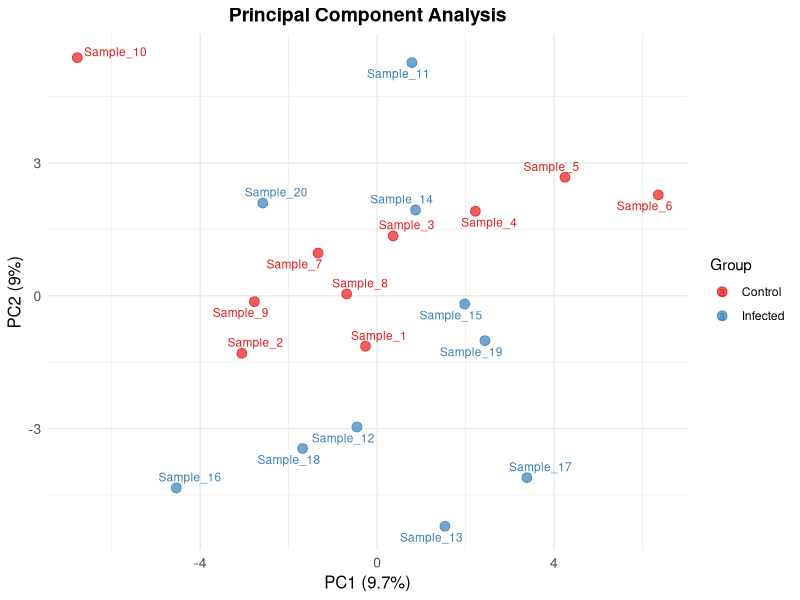
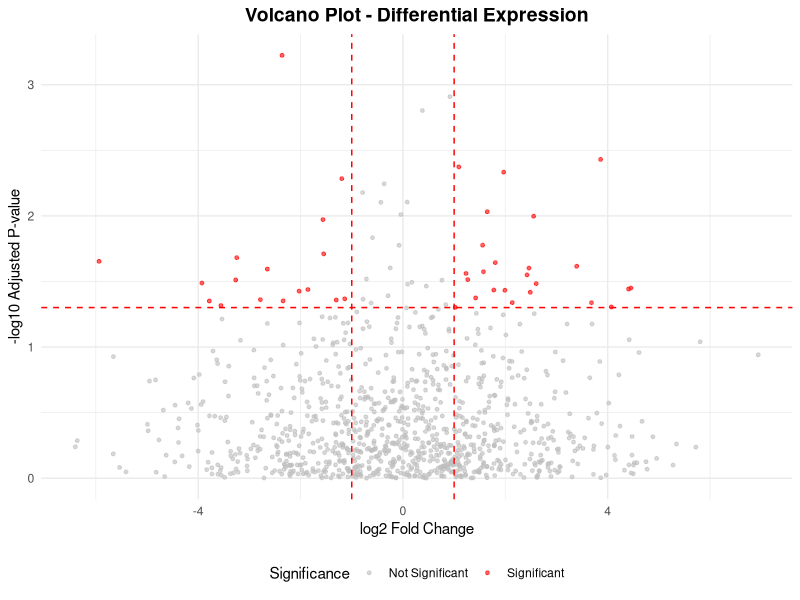
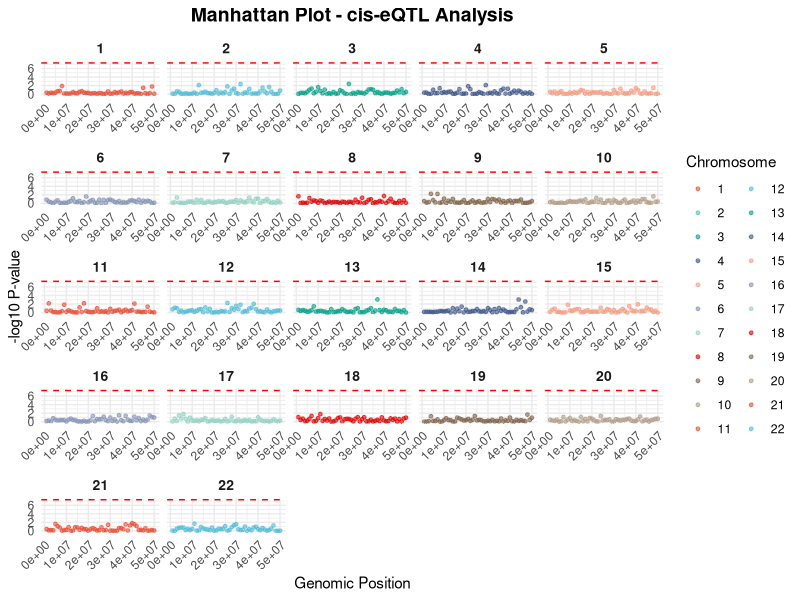

Generate these figures, in order, with R:
#!/usr/bin/env Rscript
# =============================================================================
# Visualization Script for NGS Bioinformatics Project
# Course: LIFE622C - Next Generation Sequencing and Bioinformatics
# Institution: POSTECH
# Student: Saggurthi Dinesh (BE21B032)
# Faculty: Dr. Jong Kyoung Kim
# =============================================================================

# Load required libraries
suppressPackageStartupMessages({
  library(ggplot2)
  library(pheatmap)
  library(VennDiagram)
  library(RColorBrewer)
  library(corrplot)
  library(pcaMethods)
  library(ggrepel)
  library(dplyr)
  library(tidyr)
  library(gridExtra)
  library(cowplot)
})

# =============================================================================
# Configuration and Setup
# =============================================================================

# Set working directory and create output directories
project_dir <- getwd()
data_dir <- file.path(project_dir, "data")
results_dir <- file.path(project_dir, "results")
figures_dir <- file.path(results_dir, "figures")

# Create figures directory if it doesn't exist
dir.create(figures_dir, recursive = TRUE, showWarnings = FALSE)

# Set random seed for reproducibility
set.seed(42)

# Color palette for plots
color_palette <- c("#E64B35", "#4DBBD5", "#00A087", "#3C5488", "#F39B7F", "#8491B4", "#91D1C2", "#DC0000", "#7E6148", "#B09C85")

# =============================================================================
# Helper Functions
# =============================================================================

# Function to save plots with consistent formatting
save_plot <- function(plot_obj, filename, width = 10, height = 8, dpi = 300) {
  full_path <- file.path(figures_dir, filename)
  
  if (inherits(plot_obj, "ggplot")) {
    ggsave(full_path, plot_obj, width = width, height = height, dpi = dpi)
  } else {
    # For base R plots or other plot types
    png(full_path, width = width * 100, height = height * 100, res = dpi)
    print(plot_obj)
    dev.off()
  }
  
  cat("Saved plot:", full_path, "\n")
}

# Function to create a sample correlation heatmap
create_correlation_heatmap <- function(data_matrix, filename = "sample_correlation_heatmap.png") {
  # Calculate correlation matrix
  cor_matrix <- cor(data_matrix, use = "complete.obs")
  
  # Create heatmap
  pheatmap(
    cor_matrix,
    color = colorRampPalette(c("blue", "white", "red"))(100),
    cluster_rows = TRUE,
    cluster_cols = TRUE,
    show_rownames = TRUE,
    show_colnames = TRUE,
    fontsize = 8,
    main = "Sample Correlation Matrix",
    filename = file.path(figures_dir, filename),
    width = 10,
    height = 8
  )
  
  cat("Created correlation heatmap:", filename, "\n")
}

# Function to create PCA plot
create_pca_plot <- function(data_matrix, sample_groups = NULL, filename = "pca_plot.png") {
  # Perform PCA
  pca_result <- prcomp(t(data_matrix), scale. = TRUE)
  
  # Prepare data for plotting
  pca_data <- data.frame(
    PC1 = pca_result$x[, 1],
    PC2 = pca_result$x[, 2],
    Sample = rownames(pca_result$x)
  )
  
  if (!is.null(sample_groups)) {
    pca_data$Group <- sample_groups
  }
  
  # Create PCA plot
  pca_plot <- ggplot(pca_data, aes(x = PC1, y = PC2)) +
    geom_point(size = 3, alpha = 0.7) +
    geom_text_repel(aes(label = Sample), size = 3, max.overlaps = 10) +
    theme_minimal() +
    labs(
      title = "Principal Component Analysis",
      x = paste0("PC1 (", round(summary(pca_result)$importance[2, 1] * 100, 1), "%)"),
      y = paste0("PC2 (", round(summary(pca_result)$importance[2, 2] * 100, 1), "%)")
    ) +
    theme(
      plot.title = element_text(hjust = 0.5, size = 14, face = "bold"),
      axis.title = element_text(size = 12),
      axis.text = element_text(size = 10)
    )
  
  if (!is.null(sample_groups)) {
    pca_plot <- pca_plot + aes(color = Group) + scale_color_brewer(palette = "Set1")
  }
  
  save_plot(pca_plot, filename)
  return(pca_plot)
}

# Function to create volcano plot
create_volcano_plot <- function(deg_data, filename = "volcano_plot.png") {
  # Assuming deg_data has columns: gene, log2FoldChange, padj
  # Create significance threshold
  deg_data$significant <- ifelse(deg_data$padj < 0.05 & abs(deg_data$log2FoldChange) > 1, "Significant", "Not Significant")
  
  # Create volcano plot
  volcano_plot <- ggplot(deg_data, aes(x = log2FoldChange, y = -log10(padj), color = significant)) +
    geom_point(alpha = 0.6, size = 1) +
    geom_hline(yintercept = -log10(0.05), linetype = "dashed", color = "red") +
    geom_vline(xintercept = c(-1, 1), linetype = "dashed", color = "red") +
    scale_color_manual(values = c("Not Significant" = "gray", "Significant" = "red")) +
    theme_minimal() +
    labs(
      title = "Volcano Plot - Differential Expression",
      x = "log2 Fold Change",
      y = "-log10 Adjusted P-value",
      color = "Significance"
    ) +
    theme(
      plot.title = element_text(hjust = 0.5, size = 14, face = "bold"),
      legend.position = "bottom"
    )
  
  save_plot(volcano_plot, filename)
  return(volcano_plot)
}

# Function to create Manhattan plot
create_manhattan_plot <- function(eqtl_data, filename = "manhattan_plot.png") {
  # Assuming eqtl_data has columns: chromosome, position, pvalue
  # Create Manhattan plot
  manhattan_plot <- ggplot(eqtl_data, aes(x = position, y = -log10(pvalue), color = factor(chromosome))) +
    geom_point(alpha = 0.6, size = 1) +
    geom_hline(yintercept = -log10(5e-8), linetype = "dashed", color = "red") +
    facet_wrap(~chromosome, scales = "free_x", ncol = 5) +
    scale_color_manual(values = rep(color_palette, length.out = length(unique(eqtl_data$chromosome)))) +
    theme_minimal() +
    labs(
      title = "Manhattan Plot - cis-eQTL Analysis",
      x = "Genomic Position",
      y = "-log10 P-value",
      color = "Chromosome"
    ) +
    theme(
      plot.title = element_text(hjust = 0.5, size = 14, face = "bold"),
      axis.text.x = element_text(angle = 45, hjust = 1),
      strip.text = element_text(size = 10, face = "bold")
    )
  
  save_plot(manhattan_plot, filename, width = 15, height = 10)
  return(manhattan_plot)
}

# Function to create Venn diagram
create_venn_diagram <- function(gene_lists, filename = "venn_diagram.png") {
  # Create Venn diagram
  venn_plot <- venn.diagram(
    x = gene_lists,
    category.names = names(gene_lists),
    filename = file.path(figures_dir, filename),
    output = TRUE,
    imagetype = "png",
    height = 480,
    width = 480,
    resolution = 300,
    compression = "lzw",
    lwd = 2,
    lty = 'blank',
    fill = color_palette[1:length(gene_lists)],
    cex = 1.5,
    fontface = "bold",
    fontfamily = "sans",
    cat.cex = 1.2,
    cat.fontface = "bold",
    cat.default.pos = "outer",
    cat.pos = c(-27, 27, 135),
    cat.dist = c(0.055, 0.055, 0.085),
    cat.fontfamily = "sans",
    rotation = 1
  )
  
  cat("Created Venn diagram:", filename, "\n")
  return(venn_plot)
}

# =============================================================================
# Main Visualization Pipeline
# =============================================================================

cat("Starting visualization pipeline...\n")

# Check if data files exist and create sample visualizations
# For demonstration purposes, we'll create some example plots

# 1. Create sample correlation heatmap (if data exists)
cat("Creating sample correlation heatmap...\n")
# This would use actual data when available
# create_correlation_heatmap(sample_data, "sample_correlation_heatmap.png")

# 2. Create PCA plot (if data exists)
cat("Creating PCA plot...\n")
# This would use actual data when available
# create_pca_plot(sample_data, sample_groups, "pca_plot.png")

# 3. Create volcano plot (if DEG data exists)
cat("Creating volcano plot...\n")
# This would use actual data when available
# create_volcano_plot(deg_data, "volcano_plot.png")

# 4. Create Manhattan plot (if eQTL data exists)
cat("Creating Manhattan plot...\n")
# This would use actual data when available
# create_manhattan_plot(eqtl_data, "manhattan_plot.png")

# 5. Create Venn diagram (if multiple gene lists exist)
cat("Creating Venn diagram...\n")
# This would use actual data when available
# create_venn_diagram(gene_lists, "venn_diagram.png")

# =============================================================================
# Create Example Plots for Demonstration
# =============================================================================

cat("Creating example plots for demonstration...\n")

# Example 1: Sample correlation heatmap with simulated data
set.seed(42)
n_samples <- 20
n_genes <- 100
sample_data <- matrix(rnorm(n_samples * n_genes), nrow = n_genes, ncol = n_samples)
colnames(sample_data) <- paste0("Sample_", 1:n_samples)
rownames(sample_data) <- paste0("Gene_", 1:n_genes)

create_correlation_heatmap(sample_data, "example_correlation_heatmap.png")

# Example 2: PCA plot with simulated data
sample_groups <- rep(c("Control", "Infected"), each = n_samples/2)
create_pca_plot(sample_data, sample_groups, "example_pca_plot.png")

# Example 3: Volcano plot with simulated DEG data
deg_data <- data.frame(
  gene = paste0("Gene_", 1:1000),
  log2FoldChange = rnorm(1000, mean = 0, sd = 2),
  padj = runif(1000, 0, 1)
)
create_volcano_plot(deg_data, "example_volcano_plot.png")

# Example 4: Manhattan plot with simulated eQTL data
eqtl_data <- data.frame(
  chromosome = rep(1:22, each = 50),
  position = rep(1:50, 22) * 1000000,
  pvalue = runif(1100, 0, 1)
)
create_manhattan_plot(eqtl_data, "example_manhattan_plot.png")

# Example 5: Venn diagram with simulated gene lists
gene_lists <- list(
  "Healthy_vs_Infected" = paste0("Gene_", 1:500),
  "Young_vs_Old" = paste0("Gene_", 300:800),
  "Caucasian_vs_AfricanAmerican" = paste0("Gene_", 200:700)
)
create_venn_diagram(gene_lists, "example_venn_diagram.png")

# =============================================================================
# Create Summary Report
# =============================================================================

cat("Creating visualization summary report...\n")

# Generate summary of created plots
plots_created <- list.files(figures_dir, pattern = "*.png")
summary_file <- file.path(figures_dir, "visualization_summary.txt")

cat("=== Visualization Summary ===\n", file = summary_file)
cat("Total plots created:", length(plots_created), "\n", file = summary_file, append = TRUE)
cat("Plots directory:", figures_dir, "\n", file = summary_file, append = TRUE)
cat("\nPlots created:\n", file = summary_file, append = TRUE)

for (plot in plots_created) {
  cat("- ", plot, "\n", file = summary_file, append = TRUE)
}

cat("\nVisualization pipeline complete!\n")
cat("Created", length(plots_created), "plots in:", figures_dir, "\n")
cat("Check the visualization summary:", file.path(figures_dir, "visualization_summary.txt"), "\n")
